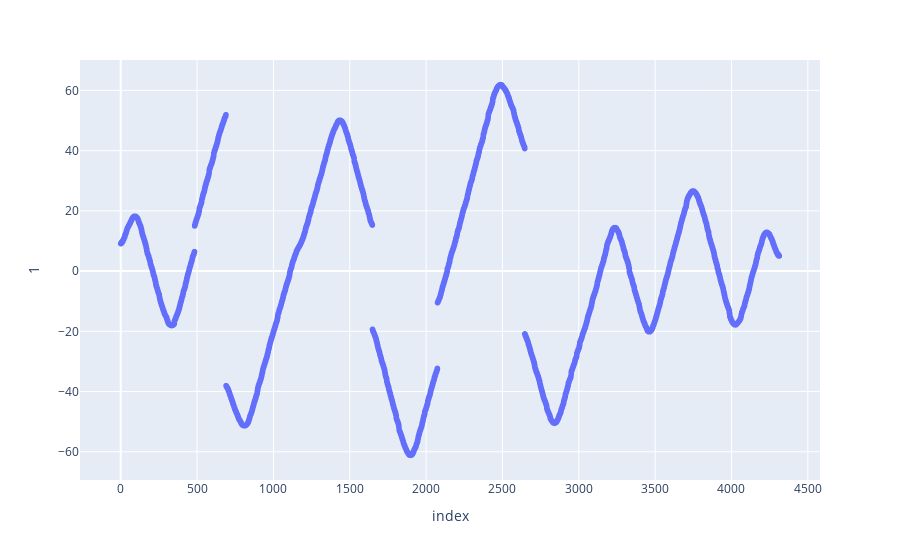

Write notebook code for a chart like this one.
### Code cell
# Segunda componente
fig = px.scatter(custom_features, y=1, x=custom_features.index)
fig.show()

### Figure 1 — Plotly figure (JSON) as saved in the notebook; plotly's stock layout.template omitted (floating-point values rounded to 4 significant figures; data arrays with more than 128 entries replaced by an {"elided": "..."} marker saying what was removed)
{"data": [{"hovertemplate": "index=%{x}<br>1=%{y}<extra></extra>", "legendgroup": "", "marker": {"color": "#636efa", "symbol": "circle"}, "mode": "markers", "name": "", "showlegend": false, "type": "scattergl", "x": {"elided": "4314 int values"}, "xaxis": "x", "y": {"elided": "4314 float values"}, "yaxis": "y"}], "layout": {"legend": {"tracegroupgap": 0}, "margin": {"t": 60}, "xaxis": {"anchor": "y", "domain": [0, 1], "title": {"text": "index"}}, "yaxis": {"anchor": "x", "domain": [0, 1], "title": {"text": "1"}}}}
